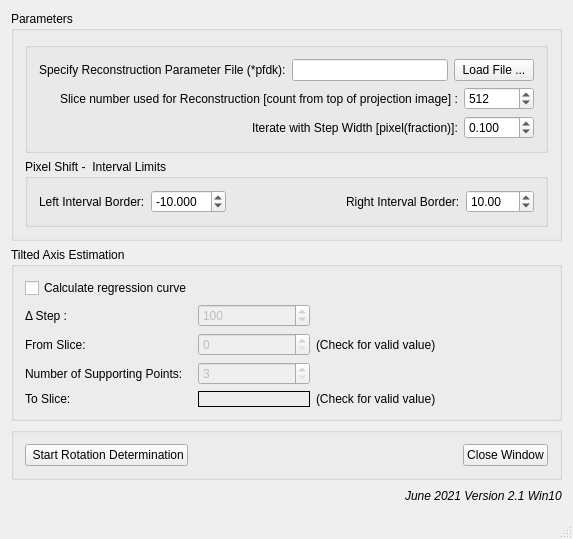
<?xml version="1.0" encoding="UTF-8"?>
<ui version="4.0">
 <class>AutoRotCenterEstimationClass</class>
 <widget class="QMainWindow" name="AutoRotCenterEstimationClass">
  <property name="geometry">
   <rect>
    <x>0</x>
    <y>0</y>
    <width>573</width>
    <height>489</height>
   </rect>
  </property>
  <property name="sizePolicy">
   <sizepolicy hsizetype="Preferred" vsizetype="Fixed">
    <horstretch>0</horstretch>
    <verstretch>0</verstretch>
   </sizepolicy>
  </property>
  <property name="windowTitle">
   <string>AutoRotCenterEstimation</string>
  </property>
  <property name="windowIcon">
   <iconset resource="autorotcenterestimation.qrc">
    <normaloff>:/AutoRotCenterEstimation/Icon.png</normaloff>:/AutoRotCenterEstimation/Icon.png</iconset>
  </property>
  <widget class="QWidget" name="centralWidget">
   <property name="sizePolicy">
    <sizepolicy hsizetype="Preferred" vsizetype="Fixed">
     <horstretch>0</horstretch>
     <verstretch>0</verstretch>
    </sizepolicy>
   </property>
   <layout class="QVBoxLayout" name="verticalLayout">
    <item>
     <widget class="QGroupBox" name="groupBox_Parameters">
      <property name="title">
       <string>Parameters</string>
      </property>
      <layout class="QVBoxLayout" name="verticalLayout_2">
       <item>
        <widget class="QGroupBox" name="groupBox_Parameters_Sub">
         <property name="sizePolicy">
          <sizepolicy hsizetype="Preferred" vsizetype="Fixed">
           <horstretch>0</horstretch>
           <verstretch>0</verstretch>
          </sizepolicy>
         </property>
         <property name="title">
          <string/>
         </property>
         <layout class="QVBoxLayout" name="verticalLayout_3">
          <item>
           <layout class="QHBoxLayout" name="horizontalLayout_4">
            <item>
             <widget class="QLabel" name="label_ParameterFile">
              <property name="text">
               <string>Specify Reconstruction Parameter File (*pfdk):</string>
              </property>
             </widget>
            </item>
            <item>
             <widget class="QLineEdit" name="lineEdit_PFDK_File">
              <property name="sizePolicy">
               <sizepolicy hsizetype="Expanding" vsizetype="Fixed">
                <horstretch>2</horstretch>
                <verstretch>0</verstretch>
               </sizepolicy>
              </property>
             </widget>
            </item>
            <item>
             <widget class="QPushButton" name="pushButton_LoadPFDK">
              <property name="text">
               <string>Load File ...</string>
              </property>
             </widget>
            </item>
           </layout>
          </item>
          <item>
           <layout class="QHBoxLayout" name="horizontalLayout_6">
            <item>
             <spacer name="horizontalSpacer_3">
              <property name="orientation">
               <enum>Qt::Horizontal</enum>
              </property>
              <property name="sizeHint" stdset="0">
               <size>
                <width>40</width>
                <height>20</height>
               </size>
              </property>
             </spacer>
            </item>
            <item>
             <widget class="QLabel" name="label_SliceNumber">
              <property name="text">
               <string>Slice number used for Reconstruction [count from top of projection image] :</string>
              </property>
             </widget>
            </item>
            <item>
             <widget class="QSpinBox" name="spinBox_SliceNumber">
              <property name="sizePolicy">
               <sizepolicy hsizetype="Fixed" vsizetype="Fixed">
                <horstretch>0</horstretch>
                <verstretch>0</verstretch>
               </sizepolicy>
              </property>
              <property name="minimumSize">
               <size>
                <width>70</width>
                <height>0</height>
               </size>
              </property>
              <property name="toolTip">
               <string>&lt;html&gt;&lt;head/&gt;&lt;body&gt;&lt;p&gt;As standard take the midth slice of the projection image.&lt;/p&gt;&lt;/body&gt;&lt;/html&gt;</string>
              </property>
              <property name="maximum">
               <number>10000</number>
              </property>
              <property name="value">
               <number>512</number>
              </property>
             </widget>
            </item>
           </layout>
          </item>
          <item>
           <layout class="QHBoxLayout" name="horizontalLayout_7">
            <item>
             <spacer name="horizontalSpacer_5">
              <property name="orientation">
               <enum>Qt::Horizontal</enum>
              </property>
              <property name="sizeHint" stdset="0">
               <size>
                <width>40</width>
                <height>20</height>
               </size>
              </property>
             </spacer>
            </item>
            <item>
             <widget class="QLabel" name="label_StepWidth">
              <property name="text">
               <string>Iterate with Step Width [pixel(fraction)]:</string>
              </property>
             </widget>
            </item>
            <item>
             <widget class="QDoubleSpinBox" name="doubleSpinBox_StepWidth">
              <property name="sizePolicy">
               <sizepolicy hsizetype="Fixed" vsizetype="Fixed">
                <horstretch>0</horstretch>
                <verstretch>0</verstretch>
               </sizepolicy>
              </property>
              <property name="minimumSize">
               <size>
                <width>70</width>
                <height>0</height>
               </size>
              </property>
              <property name="decimals">
               <number>3</number>
              </property>
              <property name="minimum">
               <double>0.001000000000000</double>
              </property>
              <property name="maximum">
               <double>10.000000000000000</double>
              </property>
              <property name="singleStep">
               <double>0.100000000000000</double>
              </property>
              <property name="value">
               <double>0.100000000000000</double>
              </property>
             </widget>
            </item>
           </layout>
          </item>
         </layout>
        </widget>
       </item>
       <item>
        <widget class="QGroupBox" name="groupBox_PixelShift_IntervalLimits">
         <property name="sizePolicy">
          <sizepolicy hsizetype="Preferred" vsizetype="Fixed">
           <horstretch>0</horstretch>
           <verstretch>0</verstretch>
          </sizepolicy>
         </property>
         <property name="title">
          <string>Pixel Shift -  Interval Limits</string>
         </property>
         <layout class="QHBoxLayout" name="horizontalLayout_3">
          <item>
           <layout class="QHBoxLayout" name="horizontalLayout_2">
            <item>
             <layout class="QHBoxLayout" name="horizontalLayout">
              <item>
               <widget class="QLabel" name="label_LBound">
                <property name="text">
                 <string>Left Interval Border:</string>
                </property>
               </widget>
              </item>
              <item>
               <widget class="QDoubleSpinBox" name="doubleSpinBox_LBound">
                <property name="decimals">
                 <number>3</number>
                </property>
                <property name="minimum">
                 <double>-200.000000000000000</double>
                </property>
                <property name="maximum">
                 <double>200.000000000000000</double>
                </property>
                <property name="value">
                 <double>-10.000000000000000</double>
                </property>
               </widget>
              </item>
             </layout>
            </item>
            <item>
             <spacer name="horizontalSpacer">
              <property name="orientation">
               <enum>Qt::Horizontal</enum>
              </property>
              <property name="sizeHint" stdset="0">
               <size>
                <width>52</width>
                <height>20</height>
               </size>
              </property>
             </spacer>
            </item>
            <item>
             <widget class="QLabel" name="label_RBound">
              <property name="text">
               <string>Right Interval Border:</string>
              </property>
             </widget>
            </item>
            <item>
             <widget class="QDoubleSpinBox" name="doubleSpinBox_RBound">
              <property name="minimum">
               <double>-200.000000000000000</double>
              </property>
              <property name="maximum">
               <double>200.000000000000000</double>
              </property>
              <property name="value">
               <double>10.000000000000000</double>
              </property>
             </widget>
            </item>
           </layout>
          </item>
         </layout>
        </widget>
       </item>
      </layout>
     </widget>
    </item>
    <item>
     <widget class="QGroupBox" name="groupBox">
      <property name="title">
       <string>Tilted Axis Estimation</string>
      </property>
      <layout class="QGridLayout" name="gridLayout">
       <item row="3" column="1">
        <widget class="QSpinBox" name="spinBox_supportPointSize">
         <property name="enabled">
          <bool>false</bool>
         </property>
         <property name="minimum">
          <number>3</number>
         </property>
         <property name="maximum">
          <number>1000</number>
         </property>
        </widget>
       </item>
       <item row="0" column="0">
        <widget class="QCheckBox" name="checkBox_tilted">
         <property name="text">
          <string>Calculate regression curve</string>
         </property>
        </widget>
       </item>
       <item row="4" column="0">
        <widget class="QLabel" name="label_5">
         <property name="text">
          <string>To Slice:</string>
         </property>
        </widget>
       </item>
       <item row="3" column="0">
        <widget class="QLabel" name="label_4">
         <property name="text">
          <string>Number of Supporting Points:</string>
         </property>
        </widget>
       </item>
       <item row="1" column="1">
        <widget class="QSpinBox" name="spinBox_multiRowStepSize">
         <property name="enabled">
          <bool>false</bool>
         </property>
         <property name="maximum">
          <number>10000</number>
         </property>
         <property name="singleStep">
          <number>10</number>
         </property>
         <property name="value">
          <number>100</number>
         </property>
        </widget>
       </item>
       <item row="4" column="1">
        <widget class="QLabel" name="label_endSlice">
         <property name="frameShape">
          <enum>QFrame::Box</enum>
         </property>
         <property name="text">
          <string/>
         </property>
        </widget>
       </item>
       <item row="2" column="1">
        <widget class="QSpinBox" name="spinBox_startSlice">
         <property name="enabled">
          <bool>false</bool>
         </property>
         <property name="maximum">
          <number>10000</number>
         </property>
        </widget>
       </item>
       <item row="1" column="0">
        <widget class="QLabel" name="label_2">
         <property name="text">
          <string>Δ Step :</string>
         </property>
        </widget>
       </item>
       <item row="0" column="1">
        <spacer name="horizontalSpacer_6">
         <property name="orientation">
          <enum>Qt::Horizontal</enum>
         </property>
         <property name="sizeHint" stdset="0">
          <size>
           <width>40</width>
           <height>20</height>
          </size>
         </property>
        </spacer>
       </item>
       <item row="2" column="0">
        <widget class="QLabel" name="label_3">
         <property name="text">
          <string>From Slice:</string>
         </property>
        </widget>
       </item>
       <item row="1" column="3">
        <spacer name="horizontalSpacer_7">
         <property name="orientation">
          <enum>Qt::Horizontal</enum>
         </property>
         <property name="sizeHint" stdset="0">
          <size>
           <width>40</width>
           <height>20</height>
          </size>
         </property>
        </spacer>
       </item>
       <item row="1" column="2">
        <spacer name="horizontalSpacer_8">
         <property name="orientation">
          <enum>Qt::Horizontal</enum>
         </property>
         <property name="sizeHint" stdset="0">
          <size>
           <width>40</width>
           <height>20</height>
          </size>
         </property>
        </spacer>
       </item>
       <item row="2" column="2">
        <widget class="QLabel" name="label_6">
         <property name="text">
          <string>(Check for valid value)</string>
         </property>
        </widget>
       </item>
       <item row="4" column="2">
        <widget class="QLabel" name="label_7">
         <property name="text">
          <string>(Check for valid value)</string>
         </property>
        </widget>
       </item>
      </layout>
     </widget>
    </item>
    <item>
     <widget class="QGroupBox" name="groupBox_Start_Close">
      <property name="sizePolicy">
       <sizepolicy hsizetype="Preferred" vsizetype="Fixed">
        <horstretch>0</horstretch>
        <verstretch>0</verstretch>
       </sizepolicy>
      </property>
      <property name="title">
       <string/>
      </property>
      <layout class="QHBoxLayout" name="horizontalLayout_5">
       <item>
        <widget class="QPushButton" name="pushButton_Start">
         <property name="text">
          <string> Start Rotation Determination</string>
         </property>
        </widget>
       </item>
       <item>
        <spacer name="horizontalSpacer_2">
         <property name="orientation">
          <enum>Qt::Horizontal</enum>
         </property>
         <property name="sizeHint" stdset="0">
          <size>
           <width>40</width>
           <height>20</height>
          </size>
         </property>
        </spacer>
       </item>
       <item>
        <widget class="QPushButton" name="pushButton_Close">
         <property name="text">
          <string>Close Window</string>
         </property>
        </widget>
       </item>
      </layout>
     </widget>
    </item>
    <item>
     <layout class="QHBoxLayout" name="horizontalLayout_8">
      <item>
       <spacer name="horizontalSpacer_4">
        <property name="orientation">
         <enum>Qt::Horizontal</enum>
        </property>
        <property name="sizeHint" stdset="0">
         <size>
          <width>40</width>
          <height>20</height>
         </size>
        </property>
       </spacer>
      </item>
      <item>
       <widget class="QLabel" name="label">
        <property name="sizePolicy">
         <sizepolicy hsizetype="Preferred" vsizetype="Preferred">
          <horstretch>0</horstretch>
          <verstretch>0</verstretch>
         </sizepolicy>
        </property>
        <property name="text">
         <string>&lt;html&gt;&lt;head/&gt;&lt;body&gt;&lt;p&gt;&lt;span style=&quot; font-style:italic;&quot;&gt;June 2021 Version 2.1 Win10&lt;/span&gt;&lt;/p&gt;&lt;/body&gt;&lt;/html&gt;</string>
        </property>
       </widget>
      </item>
     </layout>
    </item>
   </layout>
  </widget>
  <widget class="QMenuBar" name="menuBar">
   <property name="geometry">
    <rect>
     <x>0</x>
     <y>0</y>
     <width>573</width>
     <height>21</height>
    </rect>
   </property>
  </widget>
  <widget class="QStatusBar" name="statusBar"/>
 </widget>
 <layoutdefault spacing="6" margin="11"/>
 <resources>
  <include location="autorotcenterestimation.qrc"/>
 </resources>
 <connections/>
</ui>
